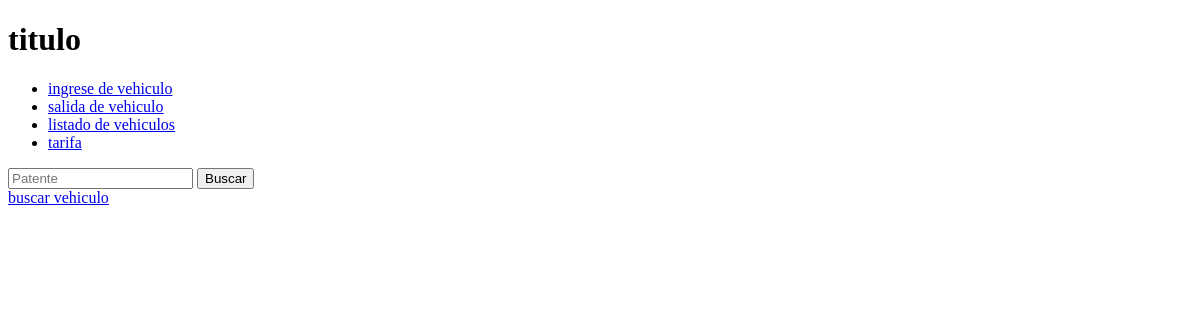
The page /salida/?accion=buscar&patente=WH3359 on the database as committed earlier.
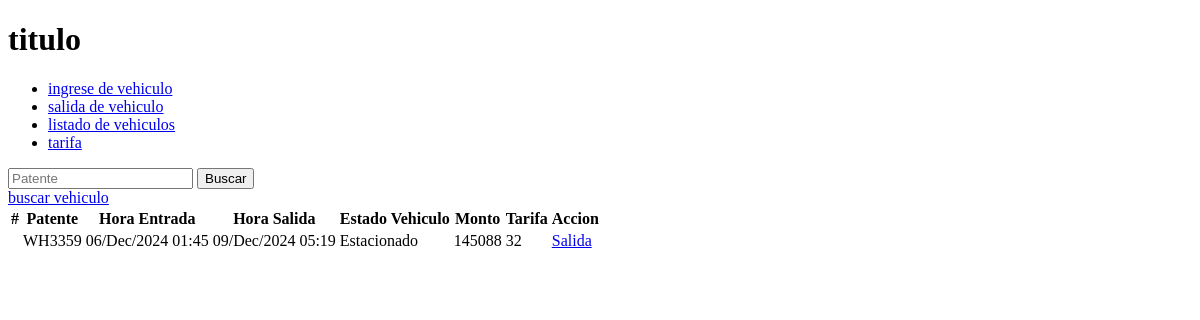
The same page on the database as committed later.
### app1/models.py (models this page shows)
class Vehiculos(models.Model):
    patente = models.CharField(max_length=7, null=False, primary_key=True)
    estado = models.ForeignKey(Estado, on_delete=models.SET_NULL, null=True)
    registro = models.ForeignKey("RegistroEstacionamiento", null=True, blank=True, on_delete=models.SET_NULL)

class RegistroEstacionamiento(models.Model):
    id = models.AutoField(primary_key=True, null=False)
    vehiculo = models.ForeignKey(Vehiculos, on_delete=models.CASCADE)
    tarifa = models.PositiveIntegerField(null=False) # Cambiar por un PositiveIntegerField
    hora_salida = models.DateTimeField(null=True)
    hora_entrada = models.DateTimeField(auto_now_add=True)
    total_pagado = models.PositiveIntegerField()

class Estado(models.Model):
    id = models.AutoField(primary_key=True)
    nombre = models.CharField(max_length=25, unique=True)

### app1/views.py (the view)
# urls.py: path('salida/', views.salida, name='salida'),
def salida(request):
    salida = None
    patente = request.GET.get('patente')
    accion = request.GET.get('accion')
    if accion == 'buscar':
        salida = datos_salida(patente)
    if accion == 'salida':
        registrar_salida(patente)
    return render(request,'app1/registro_salida.html', {'registro': salida})

### app1/templates/app1/registro_salida.html (shortened to what this page needs)
{% extends 'base.html' %}
{% block content %}
    <form action="/salida/" method="post">
        <div>
            <input type="text" placeholder="Patente">
            <button type="submit">Buscar</button>
        </div>
        <a href="/list/?estado=">buscar vehiculo</a>
    </form>
    {% if registro %}
        {% include "salida.html" %}
    {% endif %}
{% endblock content %}

### templates/salida.html
<table class="table">
    <thead>
        <tr>
            <th scope="col">#</th>
            <th scope="col">Patente</th>
            <th scope="col">Hora Entrada</th>
            <th scope="col">Hora Salida</th>
            <th scope="col">Estado Vehiculo</th>
            <th scope="col">Monto</th>
            <th scope="col">Tarifa</th>
            <th scope="col">Accion</th>
        </tr>
    </thead>
    <tbody>
        <tr>
            <th scope="row"></th>
            <td>{{registro.patente}}</td>
            <td>{{registro.hora_entrada|date:"d/M/Y H:i"}}</td>
            <td>{{registro.hora_salida|date:"d/M/Y H:i"}}</td>
            <td>{{registro.estado.nombre}}</td>
            <td>{{registro.total_pagado}}</td>
            <td>{{registro.tarifa}}</td>
            <td><a href="/salida/?accion=salida&patente={{registro.patente}}">Salida</a></td>
        </tr>
    </tbody>
</table>

Rows that differ between the two databases and show on the page:
now on this page (row edited): Vehiculos: patente "WH3359"
added RegistroEstacionamiento: hora_entrada "06/Dec/2024 01:45", hora_salida "09/Dec/2024 05:19"
now on this page (row unchanged): Estado: estado.nombre "Estacionado"
Other text that changed with them:
{{ registro.total_pagado }}: (not shown) → "145088"
{{ registro.tarifa }}: (not shown) → "32"
text now shown: "# Patente Hora Entrada Hora Salida Estado Vehiculo Monto Tarifa Accion Salida"
